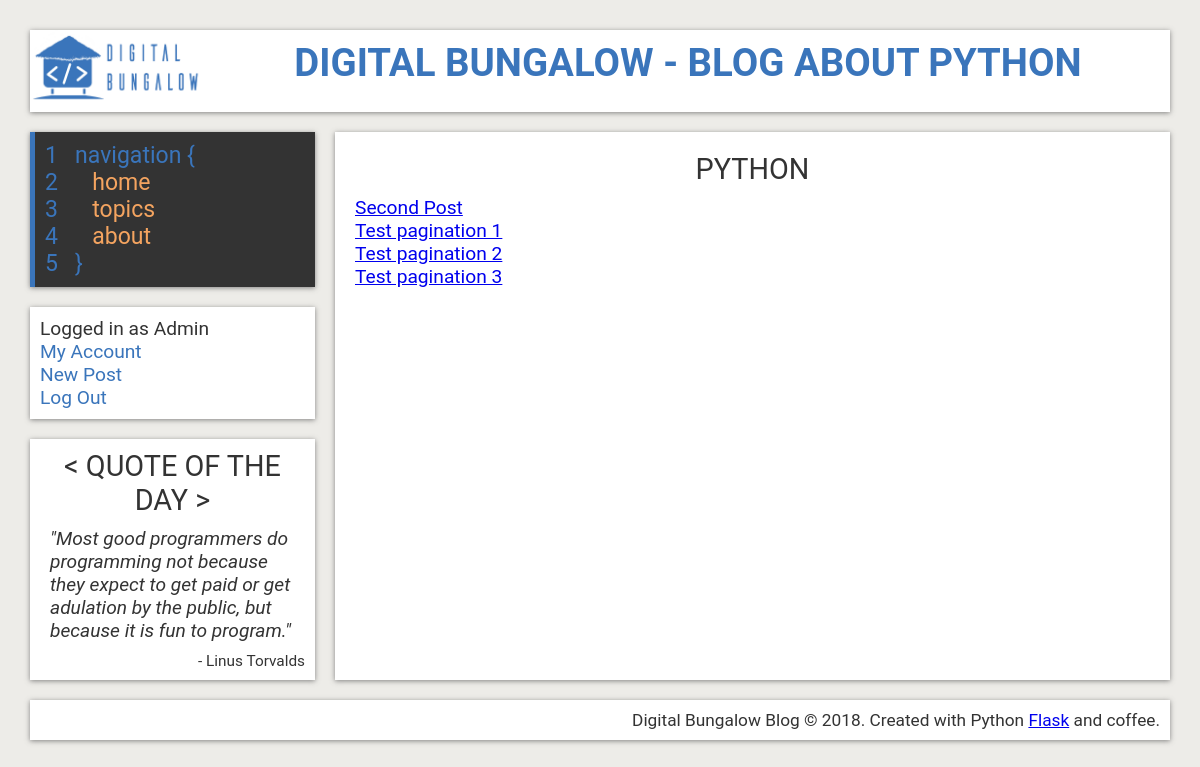
The page /topic/Python (signed in) on the database its author committed.
### flaskblog/models.py (models this page shows, shortened)
class User(db.Model, UserMixin):
    id = db.Column(db.Integer, primary_key=True)
    username = db.Column(db.String(20), unique=True, nullable=False)
    email = db.Column(db.String(120), unique=True, nullable=False)
    image_file = db.Column(db.String(20), nullable=False, default='default-avatar.jpg')
    password = db.Column(db.String(60), nullable=False)
    posts = db.relationship('Post', backref='author', lazy=True)

class Topic(db.Model):
    id = db.Column(db.Integer, primary_key=True)
    topicname = db.Column(db.String(60), nullable=False)
    posts = db.relationship('Post', backref='topic', lazy=True)

class Post(db.Model):
    id = db.Column(db.Integer, primary_key=True)
    title = db.Column(db.String(100), nullable=False)
    date_posted = db.Column(db.DateTime, nullable=False, default=datetime.utcnow)
    content = db.Column(db.Text, nullable=False)
    topic_id = db.Column(db.Integer, db.ForeignKey('topic.id'), nullable=False)
    user_id = db.Column(db.Integer, db.ForeignKey('user.id'), nullable=False)

### flaskblog/routes.py (the view)
@app.route("/topic/<topic_name>")
def topic(topic_name):
    topic = Topic.query.filter_by(topicname=topic_name).first()
    return render_template('topic.html', topic=topic)

### flaskblog/models.py (called while the page is built)
@login_manager.user_loader
def load_user(user_id):
    return User.query.get(int(user_id))

### flaskblog/templates/topic.html
{% extends "layout.html" %}
{% block content %}
    <article class="topics">
      <section class="post-list">
        <h2>{{ topic.topicname }}</h2>
        {% for post in topic.posts %}
          <td> <p>
            <a href="{{ url_for('post', post_title=post.title)}}">{{ post.title }}</a>
          </p> </td>
        {% endfor %}
      </section>
    </article>
{% endblock content %}

### flaskblog/templates/layout.html (shortened to what this page needs)
<!DOCTYPE html>
<html lang="en">
  <head>
    <link rel="stylesheet" href="{{ url_for('static', filename='style.css') }}">
    <link rel="stylesheet" href="https://use.fontawesome.com/releases/v5.0.13/css/all.css">
  </head>
  <body>
    <div class="wrapper">
    <header>
      <div class="logo">
        <a href="{{ url_for('home')}}">
          <img src="{{ url_for('static', filename='images/logo.png') }}"
               alt="digital-bungalow-logo">
        </a>
      </div>
      <div class="title">
        <h1>
          <a href="{{ url_for('home')}}">
            Digital Bungalow - Blog About Python
          </a>
        </h1>
      </div>
    </header>
    <aside>
      <nav>
        <ul>
          <li>
            1 &nbsp;&nbsp;navigation {
          </li>
          <li>
            <a href="{{ url_for('home')}}">
              <span>2</span>  &nbsp;&nbsp;&nbsp;&nbsp; home
            </a>
          </li>
          <li>
            <a href="{{ url_for('topics')}}">
              <span>3</span>  &nbsp;&nbsp;&nbsp;&nbsp; topics
            </a>
          </li>
          <li>
            <a href="{{ url_for('about')}}">
              <span>4</span>  &nbsp;&nbsp;&nbsp;&nbsp; about
            </a>
          </li>
          <li>
            5 &nbsp;&nbsp;}
          </li>
        </ul>
      </nav>
      <div class="log-reg">
        <ul>
          {% if current_user.is_authenticated %}
            <li>Logged in as {{ current_user.username }}</li>
            <li><a href="{{ url_for('account')}}">My Account</a></li>
            <li><a href="{{ url_for('new_post')}}">New Post</a></li>
            <li><a href="{{ url_for('logout')}}">Log Out</a></li>
          {% else %}
            <li><a href="{{ url_for('register')}}">Register</a></li>
            <li><a href="{{ url_for('login')}}">Log In</a></li>
          {% endif %}
        </ul>
      </div>
      <div class="sidebar">
        <h2>&lt; Quote of the Day &gt;</h2>
        <p class="quote">"Most good programmers do programming not because they
          expect to get paid or get adulation by the public, but because it is fun to program." </p>
        <p class= "quote-meta">- Linus Torvalds</p>
      </div>
    </aside>
    {% block content %}{% endblock content %}
    <footer>
      <p>Digital Bungalow Blog &copy; 2018.
        Created with Python <a href="http://flask.pocoo.org/">Flask</a> and coffee.</p>
    </footer>
  </div>
  </body>
</html>

### flaskblog/static/style.css (style rules this page uses)
:root { --primary: #ffffff; --blue: #3a75bb; --orange: #F4A460; --lightblue: #DDEAF9; --grey: #edece8; --hover: #696969; --dark: #333; --shadow: 0 1px 5px rgba(104, 104, 104, 0.8); }
* { margin: 0px; padding: 0px; }
html { box-sizing: border-box; color: var(--dark); font-family: Roboto; font-size: 1.2em; }
body { background: var(--grey); }
h2 { text-transform: uppercase; font-weight: normal; }
.wrapper { margin: 30px; display: grid; grid-gap: 20px; grid-template-areas: "header header" "aside article" "footer footer"; grid-template-columns: 25% 1fr; }
header { grid-area: header; background: var(--primary); display: grid; grid-template-columns: 1fr 6fr; box-shadow: var(--shadow); }
.logo { text-align: center; }
.logo img { height: 4em; }
.title { padding: 10px; text-align: center; text-transform: uppercase; }
.title a { text-decoration: none; color: var(--blue); }
aside { grid-area: aside; align-self: start; display: flex; flex-direction: column; }
nav { background: var(--dark); padding: 10px; box-shadow: var(--shadow); font-size: 1.2em; border-left: 5px solid var(--blue); margin-bottom: 20px; }
nav ul { list-style: none; }
nav ul li { color: var(--blue); }
nav a { text-decoration: none; color: var(--orange); display:inline-block; width: 100%; text-transform: lowercase; }
nav a span { color: var(--blue); }
.log-reg { background: var(--primary); padding: 10px; box-shadow: var(--shadow); margin-bottom: 20px; }
.log-reg ul { list-style: none; }
.log-reg ul a { text-decoration: none; color: var(--blue); }
.sidebar { background: var(--primary); padding: 10px; box-shadow: var(--shadow); align-self: flex-start; }
.sidebar h2 { text-align: center; }
.sidebar p.quote { font-style: italic; padding: 10px; }
.sidebar p.quote-meta { font-size: 0.8em; text-align: right; }
footer { grid-area: footer; background: var(--primary); padding: 10px; box-shadow: var(--shadow); text-align: right; font-size: 0.9em; }
article { grid-area: article; background: var(--primary); padding: 10px 20px; box-shadow: var(--shadow); }
section { padding: 10px 0; }
article h2 { text-align: center; margin-bottom: 10px; }

### rows shown on the page
User: username "Admin"
Topic: topicname "PYTHON"
Post: title "Second Post"
Post: title "Test pagination 1"
Post: title "Test pagination 2"
Post: title "Test pagination 3"
